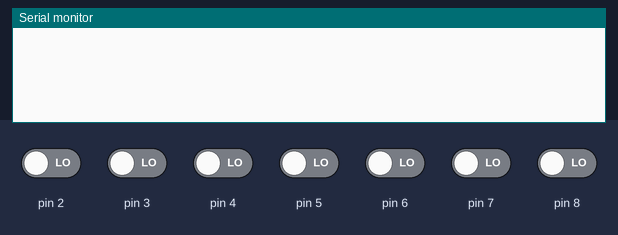
Recording of a sketch running on a simulated Arduino Uno, built with avr-gcc and run on an emulated ATmega328P. Shown: the last lines printed to the serial monitor. Inputs (shaded band) come from the test bench; at power-on: pin 2–8 LOW.

Above: at 1.2 s.
1.3 s: pin 2 driven HIGH
At 1.8 s:
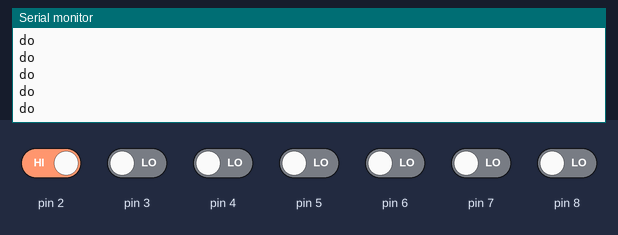
3.2 s: pin 3 driven HIGH
At 4.2 s:
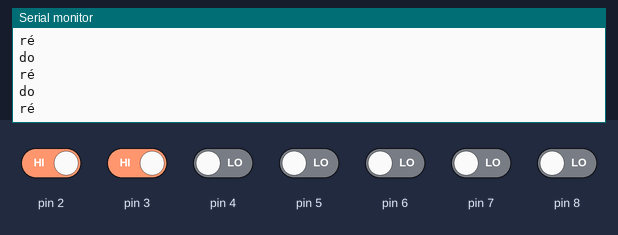

The sketch:

codigo.ino
```cpp
int var1;
int var2;
int var3;
int var4;
int var5;
int var6;
int var7;

void setup()
{
  pinMode(2, INPUT);
  pinMode(3, INPUT);
  pinMode(4, INPUT);
  pinMode(5, INPUT);
  pinMode(6, INPUT);
  pinMode(7, INPUT);
  pinMode(8, INPUT);
  Serial.begin(9600);
}

void loop()
{
  var1 = digitalRead(2);
  var2 = digitalRead(3);
  var3 = digitalRead(4);
  var4 = digitalRead(5);
  var5 = digitalRead(6);
  var6 = digitalRead(7);
  var7 = digitalRead(8);

  if(var1){
  Serial.println("do");
  }
  if(var2){
  Serial.println("ré");
  }
  if(var3){
  Serial.println("mi");
  }
  if(var4){
  Serial.println("fa");
  }
  if(var5){
  Serial.println("sol");
  }
  if(var6){
  Serial.println("la");
  }
  if(var7){
  Serial.println("si");
  }
  delay(10);
}
```

Measured:
- after the input at 1.3 s, the serial monitor: prints a new line at once (image 1)
- after the input at 3.2 s, the serial monitor: prints a new line at once (image 2)
